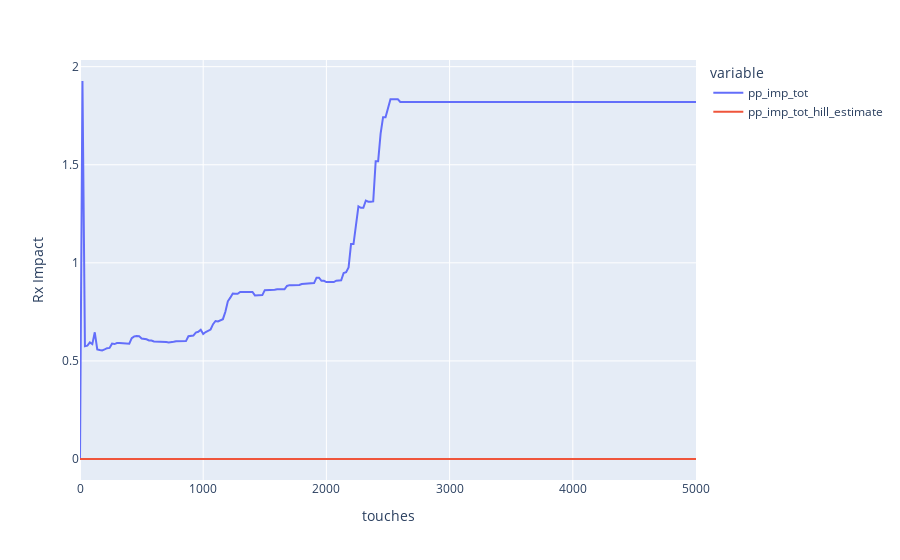

Write notebook code for a chart like this one.
### Code cell
response_curves.plot(channel2['resp_df'], 'touches', ['pp_imp_tot', 'pp_imp_tot_hill_estimate'])

### Figure 1 — Plotly figure (JSON) as saved in the notebook; plotly's stock layout.template omitted (floating-point values rounded to 4 significant figures; data arrays with more than 128 entries replaced by an {"elided": "..."} marker saying what was removed)
{"data": [{"hovertemplate": "variable=pp_imp_tot<br>touches=%{x}<br>value=%{y}<extra></extra>", "legendgroup": "pp_imp_tot", "line": {"color": "#636efa", "dash": "solid"}, "marker": {"symbol": "circle"}, "mode": "lines", "name": "pp_imp_tot", "orientation": "v", "showlegend": true, "type": "scatter", "x": {"elided": "251 int values"}, "xaxis": "x", "y": {"elided": "251 float values"}, "yaxis": "y"}, {"hovertemplate": "variable=pp_imp_tot_hill_estimate<br>touches=%{x}<br>value=%{y}<extra></extra>", "legendgroup": "pp_imp_tot_hill_estimate", "line": {"color": "#EF553B", "dash": "solid"}, "marker": {"symbol": "circle"}, "mode": "lines", "name": "pp_imp_tot_hill_estimate", "orientation": "v", "showlegend": true, "type": "scatter", "x": {"elided": "251 int values"}, "xaxis": "x", "y": {"elided": "251 int values"}, "yaxis": "y"}], "layout": {"legend": {"title": {"text": "variable"}, "tracegroupgap": 0}, "margin": {"t": 60}, "xaxis": {"anchor": "y", "domain": [0, 1], "title": {"text": "touches"}}, "yaxis": {"anchor": "x", "domain": [0, 1], "title": {"text": "Rx Impact"}}}}
